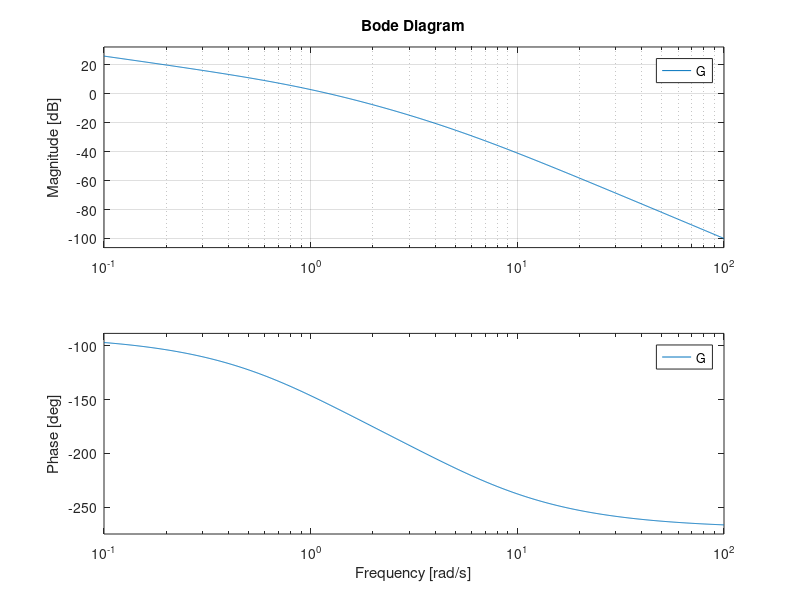

Source code (MATLAB):
% By notSoTechnical 2019
% clear everything
close all
clear all
clc

% Example Transfer Function: G(s) = 10/s(s+1)(s+5)

% Numerator
num = [10];
% Denominator: get the coefficients by multiplying the factors s * (s+1) * (s+5)
den = [1 6 5 0];

% Transfer Function
G = tf(num, den)

% Plot Frequency Response
bode(G), grid 
